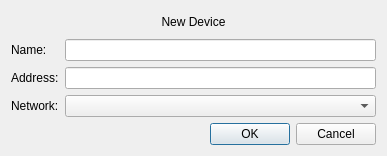
<?xml version="1.0" encoding="UTF-8"?>
<ui version="4.0">
 <class>NewDeviceDialog</class>
 <widget class="QDialog" name="NewDeviceDialog">
  <property name="geometry">
   <rect>
    <x>0</x>
    <y>0</y>
    <width>387</width>
    <height>156</height>
   </rect>
  </property>
  <property name="windowTitle">
   <string>Dialog</string>
  </property>
  <layout class="QVBoxLayout" name="verticalLayout">
   <item>
    <widget class="QLabel" name="label_4">
     <property name="text">
      <string>New Device</string>
     </property>
     <property name="alignment">
      <set>Qt::AlignmentFlag::AlignCenter</set>
     </property>
    </widget>
   </item>
   <item>
    <layout class="QFormLayout" name="formLayout">
     <item row="0" column="0">
      <widget class="QLabel" name="label">
       <property name="text">
        <string>Name:</string>
       </property>
      </widget>
     </item>
     <item row="1" column="0">
      <widget class="QLabel" name="label_2">
       <property name="text">
        <string>Address:</string>
       </property>
      </widget>
     </item>
     <item row="2" column="0">
      <widget class="QLabel" name="label_3">
       <property name="text">
        <string>Network:</string>
       </property>
      </widget>
     </item>
     <item row="0" column="1">
      <widget class="QLineEdit" name="lineEditName"/>
     </item>
     <item row="1" column="1">
      <widget class="QLineEdit" name="lineEditAddress"/>
     </item>
     <item row="2" column="1">
      <widget class="QComboBox" name="comboBox"/>
     </item>
    </layout>
   </item>
   <item>
    <widget class="QDialogButtonBox" name="buttonBox">
     <property name="orientation">
      <enum>Qt::Orientation::Horizontal</enum>
     </property>
     <property name="standardButtons">
      <set>QDialogButtonBox::StandardButton::Cancel|QDialogButtonBox::StandardButton::Ok</set>
     </property>
    </widget>
   </item>
  </layout>
 </widget>
 <resources/>
 <connections>
  <connection>
   <sender>buttonBox</sender>
   <signal>accepted()</signal>
   <receiver>NewDeviceDialog</receiver>
   <slot>accept()</slot>
   <hints>
    <hint type="sourcelabel">
     <x>248</x>
     <y>254</y>
    </hint>
    <hint type="destinationlabel">
     <x>157</x>
     <y>274</y>
    </hint>
   </hints>
  </connection>
  <connection>
   <sender>buttonBox</sender>
   <signal>rejected()</signal>
   <receiver>NewDeviceDialog</receiver>
   <slot>reject()</slot>
   <hints>
    <hint type="sourcelabel">
     <x>316</x>
     <y>260</y>
    </hint>
    <hint type="destinationlabel">
     <x>286</x>
     <y>274</y>
    </hint>
   </hints>
  </connection>
 </connections>
</ui>
